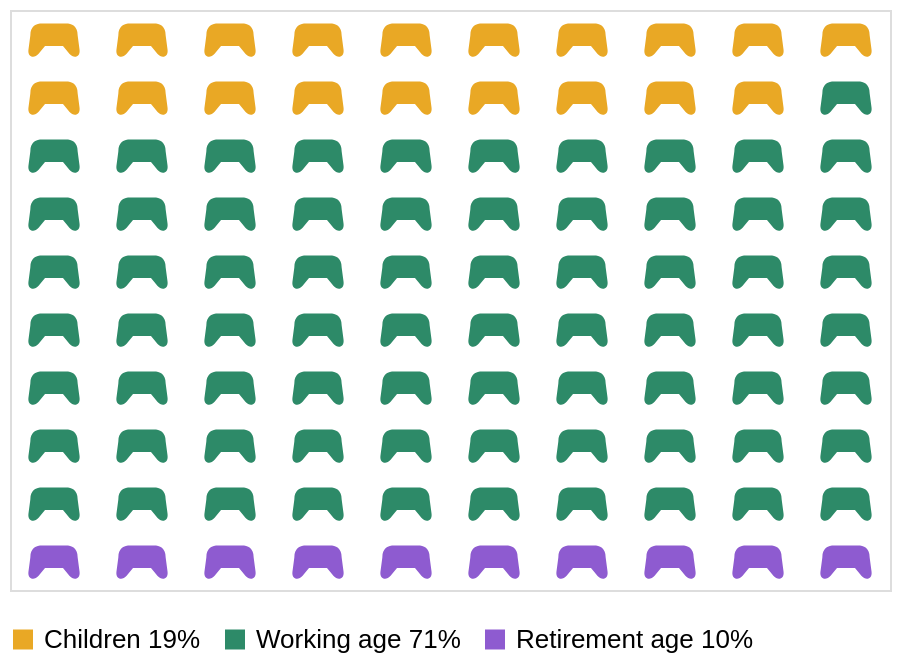

Write a Vega-Lite specification for this figure.
### Vega-Lite specification from a JSON file in a GitHub repository (floating-point values rounded to 4 significant figures)
{"$schema": "https://vega.github.io/schema/vega-lite/v5.json", "description": "Waffle chart of 100 controller icons: ages of Australians who play video games (IGEA, Australia Plays 2025). Each icon = 1% of players.", "data": {"sequence": {"start": 0, "stop": 100, "as": "i"}}, "width": 440, "height": 290, "transform": [{"calculate": "datum.i < 19 ? 'Children' : datum.i < 90 ? 'Working age' : 'Retirement age'", "as": "group"}, {"calculate": "datum.i % 10", "as": "col"}, {"calculate": "floor(datum.i / 10)", "as": "row"}, {"calculate": "datum.group === 'Children' ? '19%' : datum.group === 'Working age' ? '71%' : '10%'", "as": "pct"}], "params": [{"name": "hoverGroup", "select": {"type": "point", "fields": ["group"], "on": "mouseover", "clear": "mouseout"}}], "mark": {"type": "point", "filled": true, "size": 560, "shape": "M-1,-0.15 C-1,-0.55 -0.75,-0.65 -0.5,-0.65 L0.5,-0.65 C0.75,-0.65 1,-0.55 1,-0.15 L1.08,0.45 C1.12,0.75 0.85,0.85 0.65,0.62 L0.38,0.3 L-0.38,0.3 L-0.65,0.62 C-0.85,0.85 -1.12,0.75 -1.08,0.45 Z"}, "encoding": {"x": {"field": "col", "type": "ordinal", "axis": null}, "y": {"field": "row", "type": "ordinal", "axis": null}, "color": {"field": "group", "type": "nominal", "title": null, "scale": {"domain": ["Children", "Working age", "Retirement age"], "range": ["#E9A825", "#2D8A68", "#8E5BD0"]}, "legend": {"orient": "bottom", "direction": "horizontal", "labelExpr": "datum.label === 'Children' ? 'Children 19%' : datum.label === 'Working age' ? 'Working age 71%' : 'Retirement age 10%'", "symbolType": "square", "labelFontSize": 13}}, "opacity": {"condition": {"param": "hoverGroup", "empty": true, "value": 1}, "value": 0.25}, "tooltip": [{"field": "group", "title": "Age group"}, {"field": "pct", "title": "Share of Australian players"}]}}
